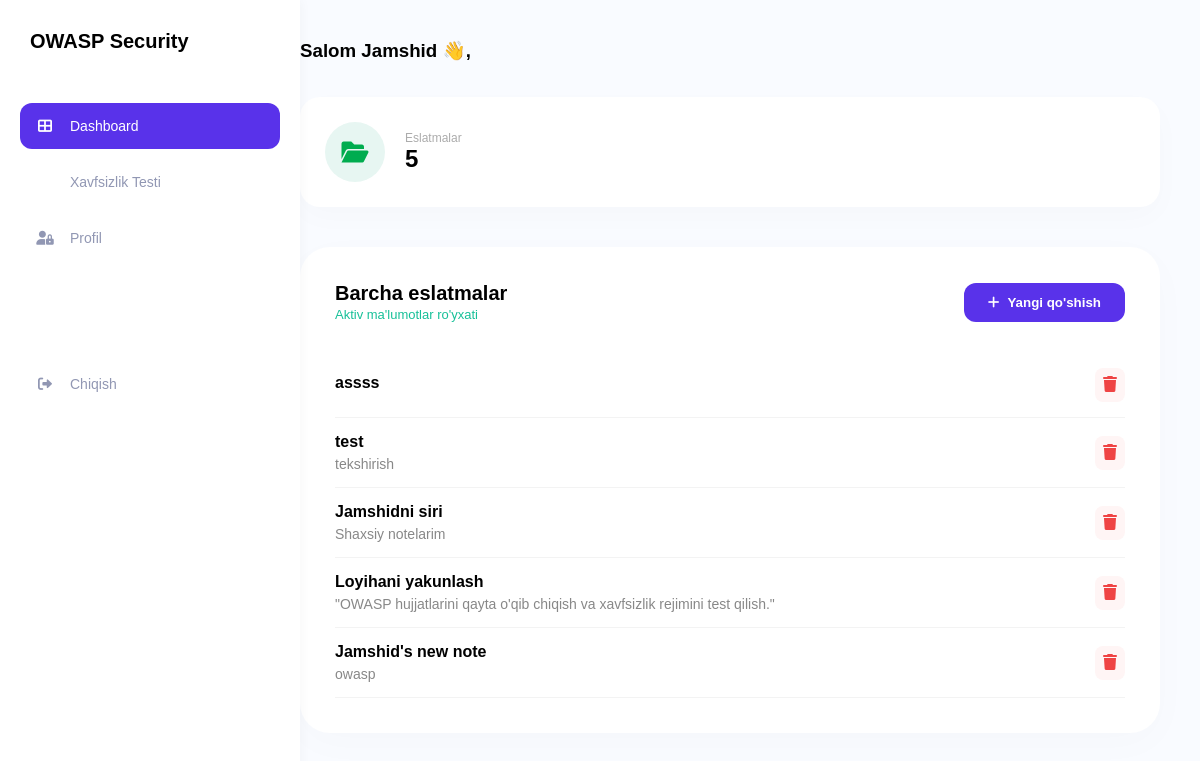
/dashboard/ (signed in), run on the app's committed database.
### notes/models.py (models this page shows, shortened)
class Note(models.Model):
    user = models.ForeignKey(SiteUser, on_delete=models.CASCADE)
    title = models.CharField(max_length=100)
    content = models.TextField()
    created_at = models.DateTimeField(auto_now_add=True)

### notes/views.py (the view)
# urls.py: path('dashboard/', views.dashboard, name='dashboard'),
def dashboard(request):
    user_id = request.session.get('user_id')
    if not user_id:
        return redirect('login')
    security_mode = request.session.get('security_mode', False)
    if not security_mode:
        notes = Note.objects.all().order_by('-created_at')
    else:
        notes = Note.objects.filter(user_id=user_id).order_by('-created_at')
    return render(request, 'notes/dashboard.html', {
        'notes': notes,
        'username': request.session.get('username'),
        'security_mode': security_mode,
        'notes_count': notes.count() # Dashboarddagi statistika uchun
    })

### notes/templates/notes/dashboard.html (shortened to what this page needs)
<!DOCTYPE html>
<html lang="uz">
<head>
    <link href="https://cdnjs.cloudflare.com/ajax/libs/font-awesome/6.0.0/css/all.min.css" rel="stylesheet">
</head>
<body>
    <div class="sidebar">
        <div class="logo"> OWASP Security</div>
        <a href="/dashboard/" class="nav-item {% if request.path == '/dashboard/' %}active{% endif %}">
            <i class="fas fa-th-large"></i> Dashboard
        </a>
        <a href="{% url 'security_test_page' %}" class="nav-item {% if 'security-test' in request.path %}active{% endif %}">
             Xavfsizlik Testi
        </a>
        <a href="/dashboard/" class="nav-item">
            <i class="fas fa-user-lock"></i> Profil
        </a>
        <a href="/login/" class="nav-item" style="margin-top: 100px;">
            <i class="fas fa-right-from-bracket"></i> Chiqish
        </a>
    </div>
    <div class="main-content">
        {% block content %}
        <div class="top-header">
            <h3 style="margin: 0;">Salom {{ username|default:"Foydalanuvchi" }} 👋,</h3>
        </div>
        <div class="stats-grid">
            <div class="stat-card">
                <div class="stat-icon"><i class="fas fa-folder-open"></i></div>
                <div>
                    <div style="color: #acacac; font-size: 12px;">Eslatmalar</div>
                    <div style="font-size: 24px; font-weight: bold;">{{ notes.count }}</div>
                </div>
            </div>
        </div>
        <div class="notes-container">
            <div class="notes-header">
                <div>
                    <h2 style="margin: 0; font-size: 20px;">Barcha eslatmalar</h2>
                    <span style="color: #16c098; font-size: 13px;">Aktiv ma'lumotlar ro'yxati</span>
                </div>
                <button class="btn-add" onclick="document.getElementById('noteModal').style.display='flex'">
                    <i class="fas fa-plus"></i> Yangi qo'shish
                </button>
            </div>
            <div class="notes-list">
                {% for note in notes %}
                <div style="border-bottom: 1px solid #f3f3f3; padding: 15px 0; display: flex; justify-content: space-between; align-items: center;">
                    <div>
                        <h4 style="margin:0;">{{ note.title }}</h4>
                        <p style="margin:5px 0 0; color:#888; font-size:14px;">
                            {% if security_mode %}
                                {{ note.content }}
                            {% else %}
                                {{ note.content|safe }}
                            {% endif %}
                        </p>
                    </div>
                    <a href="{% url 'delete_note' note.id %}" style="color:#ef4444; background:#fff5f5; padding:8px; border-radius:8px;">
                        <i class="fas fa-trash"></i>
                    </a>
                </div>
                {% empty %}
                <div style="text-align: center; padding: 40px; color: #ccc;">
                    <i class="fas fa-inbox" style="font-size: 40px;"></i>
                    <p>Ma'lumot topilmadi</p>
                </div>
                {% endfor %}
            </div>
        </div>
        {% endblock %}
    </div>
</body>
</html>

### notes/templates/notes/dashboard.html (style rules this page uses)
:root { --primary: #5932ea; --bg-color: #f9fbff; --sidebar-width: 260px; }
body { margin: 0; font-family: 'Poppins', sans-serif; background-color: var(--bg-color); display: flex; }
.sidebar { width: var(--sidebar-width); background: white; height: 100vh; padding: 30px 20px; position: fixed; box-shadow: 2px 0 10px rgba(0,0,0,0.03); z-index: 1000; }
.logo { font-size: 20px; font-weight: bold; margin-bottom: 50px; display: flex; align-items: center; color: #000; }
.nav-item { padding: 15px; border-radius: 12px; margin-bottom: 10px; cursor: pointer; color: #9197b3; transition: 0.3s; display: flex; align-items: center; text-decoration: none; font-size: 14px; }
.nav-item.active { background: var(--primary); color: white; }
.nav-item i { margin-right: 15px; width: 20px; text-align: center; }
.main-content { margin-left: var(--sidebar-width); width: calc(100% - var(--sidebar-width)); padding: 40px; min-height: 100vh; }
.top-header { display: flex; justify-content: space-between; align-items: center; margin-bottom: 35px; }
.stats-grid { display: grid; grid-template-columns: repeat(auto-fit, minmax(240px, 1fr)); gap: 30px; margin-bottom: 40px; }
.stat-card { background: white; padding: 25px; border-radius: 20px; display: flex; align-items: center; box-shadow: 0 10px 30px rgba(0,0,0,0.02); }
.stat-icon { width: 60px; height: 60px; border-radius: 50%; display: flex; align-items: center; justify-content: center; font-size: 24px; margin-right: 20px; background: #e7f6f2; color: #00ac4f; }
.notes-container { background: white; padding: 35px; border-radius: 30px; box-shadow: 0 10px 40px rgba(0,0,0,0.02); }
.notes-header { display: flex; justify-content: space-between; align-items: center; margin-bottom: 30px; }
.btn-add { background: var(--primary); color: white; border: none; padding: 12px 24px; border-radius: 12px; cursor: pointer; font-weight: 600; transition: 0.3s; display: flex; align-items: center; gap: 8px; }

### data on the page
Note: title "assss"
Note: title "test", content "tekshirish"
Note: title "Jamshidni siri", content "Shaxsiy notelarim"
Note: title "Loyihani yakunlash", content "\"OWASP hujjatlarini qayta o'qib chiqish va xavfsizlik rejimini test qilish.\""
Note: title "Jamshid's new note", content "owasp"

### other printed values
{{ username|default:"Foydalanuvchi" }} "Jamshid"
{{ notes.count }} "5"
